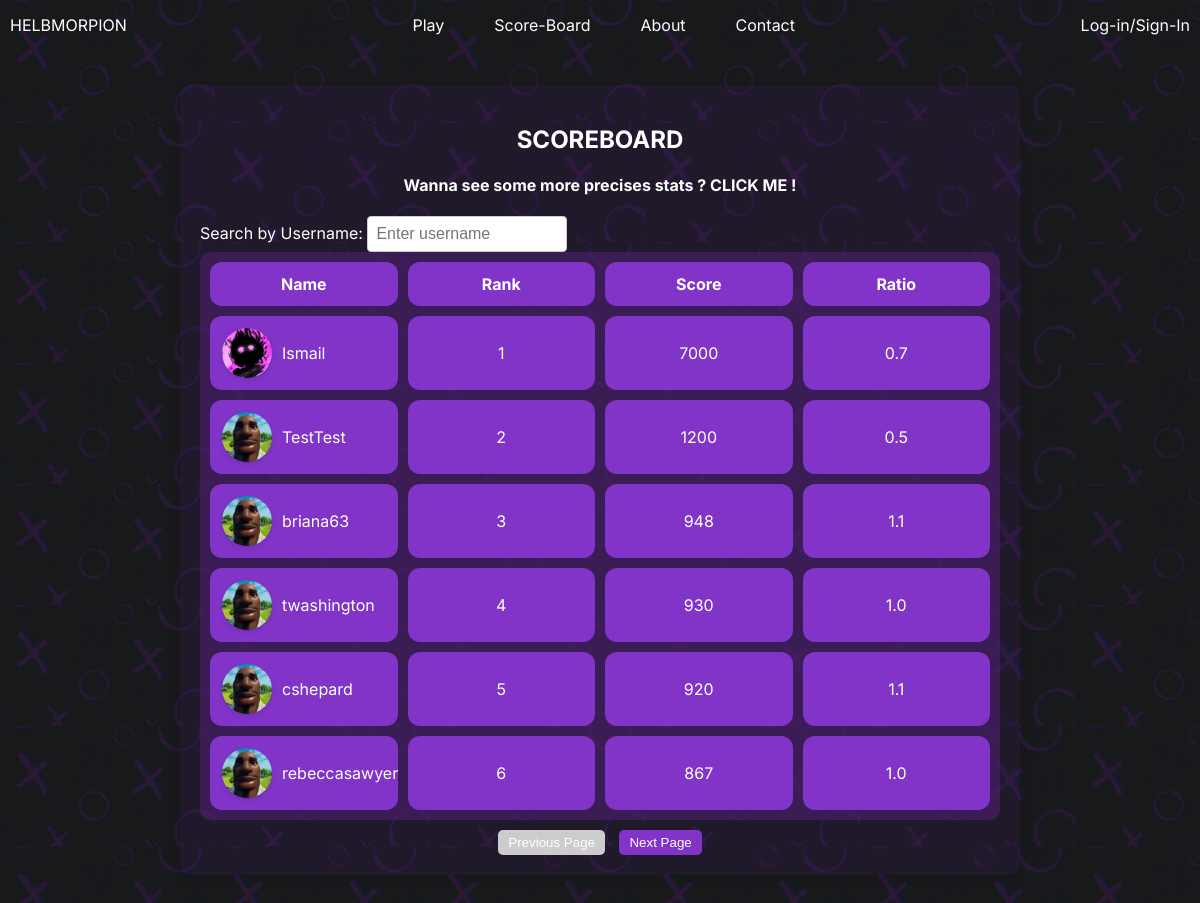
The page /scoreboard/ on the database as committed earlier.
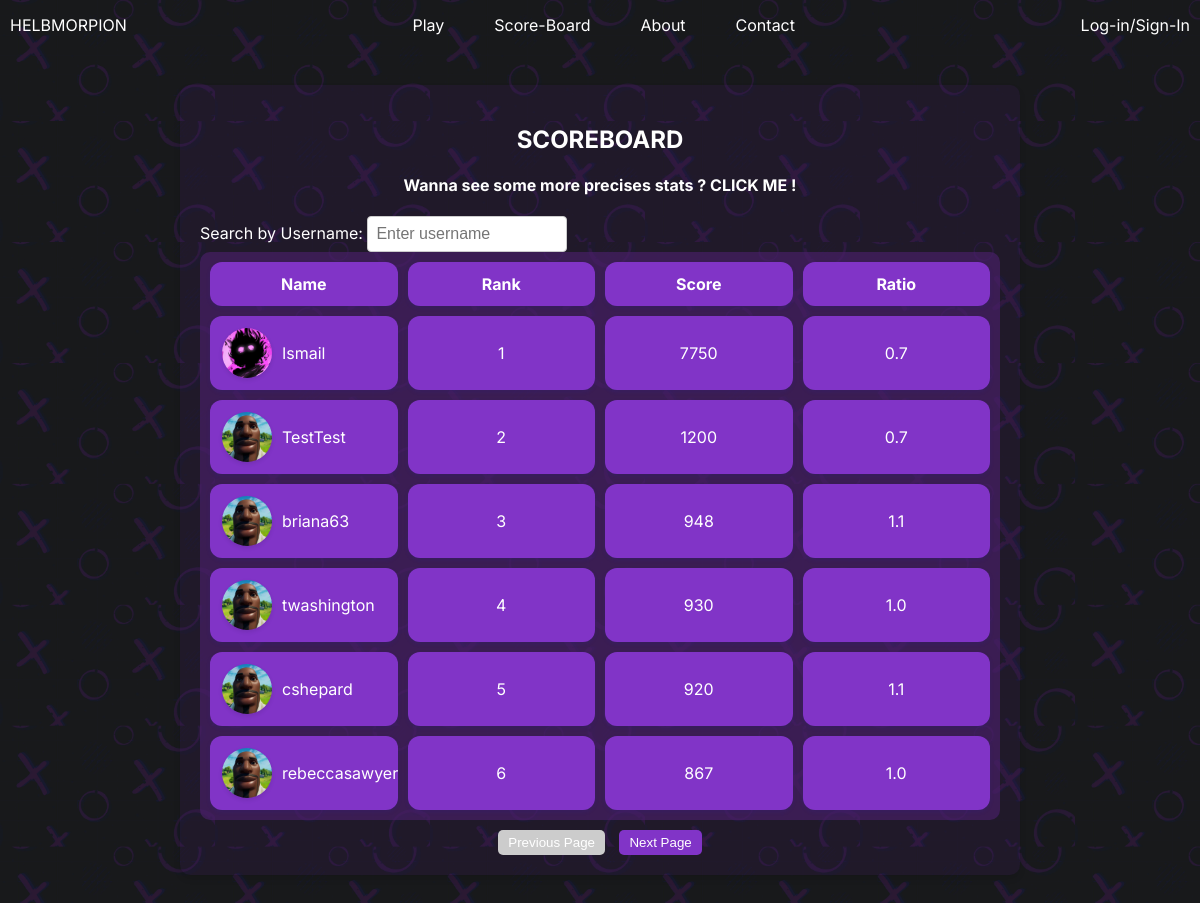
The same page on the database as committed later.
### users/models.py (models this page shows, shortened)
class Profile(models.Model):
    user = models.OneToOneField(User, on_delete=models.CASCADE)
    image = models.ImageField(default='profile_pics/default.jpg', upload_to='profile_pics')
    user_score = models.PositiveIntegerField(default=0)
    user_rank = models.PositiveIntegerField(default=0)
    user_gameplayed = models.PositiveIntegerField(default=0)
    user_game_won = models.PositiveIntegerField(default=0)
    user_symbol = models.CharField(max_length=255, default="Pastel")

### Game/views.py (the view)
# urls.py: path('scoreboard/', scoreboard, name='scoreboard'),
def scoreboard(request):
    users = Profile.objects.all().order_by('user_rank')
    for user in users:
        if user.user_gameplayed != 0:
            user.ratio = user.user_game_won / user.user_gameplayed
        else:
            user.ratio = 0  # Set a default value if user has not played any games
    context = {
        'users': users,
    }
    return render(request, "ScoreBoard.html", context)

### Game/templates/ScoreBoard.html (shortened to what this page needs)
{% extends "BASE.html" %}
{% load static %}
{% block css %}
    <link rel="stylesheet" type="text/css" href="{% static 'CSS/CSS_ScoreBoard.css' %}">
{% endblock %}
{% block content %}
    <div class="scoreboard-container">
        <h2>SCOREBOARD</h2>
        <a href="{% url 'statistics' %}"><h4>Wanna see some more precises stats ? CLICK ME !</h4></a>
        <div class="search-container">
            <label for="usernameSearch">Search by Username:</label>
            <input type="text" id="usernameSearch" oninput="filterTable()" placeholder="Enter username">
        </div>
        <table class="scoreboard-table" id="scoreboard-table">
            <thead>
            <tr>
                <th>Name</th>
                <th>Rank</th>
                <th>Score</th>
                <th>Ratio</th>
            </tr>
            </thead>
            <tbody>
            {% for user in users %}
                <tr id="rows">
                    <td>
                        <div class="user-info">
                            <img src="{{ user.image.url }}" alt="Profile Image" class="profile-image">
                            <span>{{ user.user.username }}</span>
                        </div>
                    </td>
                    <td>{{ user.user_rank }}</td>
                    <td>{{ user.user_score }}</td>
                    <td>{{ user.ratio|floatformat:1 }} </td>
                </tr>
            {% endfor %}
            </tbody>
        </table>
        <div class="pagination">
            <button id="prevPage">Previous Page</button>
            <button id="nextPage">Next Page</button>
        </div>
    </div>
{% endblock %}

Rows that differ between the two databases and show on the page:
changed Profile "Ismail": user_score "7000" → "7750"
changed Profile "TestTest": ratio "0.5" → "0.7"
